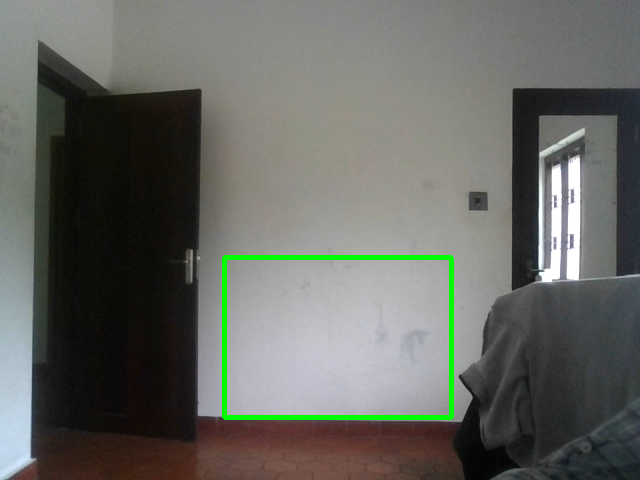
#> input picture 1.png, 640 x 480 px, given in place of the camera
$ python main.py
#> lines starting #> are read from the running program, lines starting #| are printed output that depends on the picture
import glob
import os
from threading import Thread
import cv2
import time
from emailing import emailx

video = cv2.VideoCapture(0)  # 0- primary inbuilt cam 1- secondary cam eg:usb cam
time.sleep(1)

first_frame = None
status_list = []
count = 1

def clear_img():
    images = glob.glob("images/*.png")
    for image in images:
        os.remove(image)

while True:
    status = 0
    check, frame = video.read()
#> frame is the input picture: shape (480, 640, 3); mean B, G, R 98, 103.5, 101.7

    # grey_frame : to reduce matrix complexity color changed to grey
    # gausian blur : to make calculations more efficient
    grey_frame = cv2.cvtColor(frame, cv2.COLOR_BGR2GRAY)
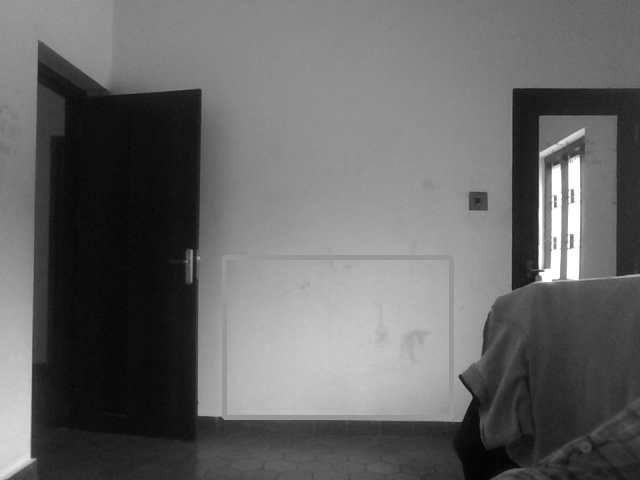
#> grey_frame: shape (480, 640); min 1, max 255, mean 102.4
    grey_frame_gaus = cv2.GaussianBlur(grey_frame, (21, 21), 0)
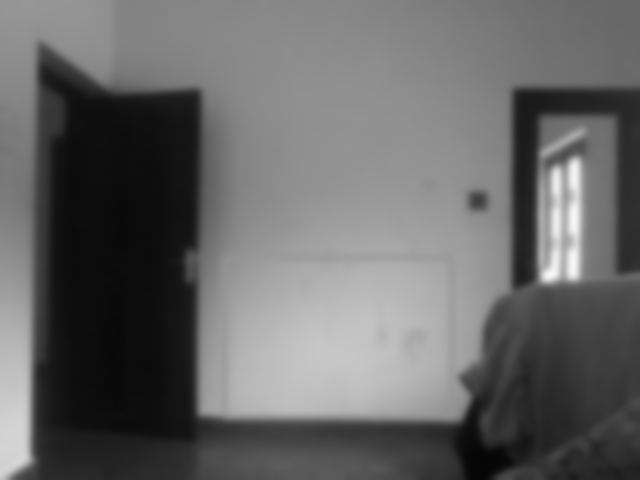
#> grey_frame_gaus: shape (480, 640); min 4, max 247, mean 102.4

    if first_frame is None:
        first_frame = grey_frame_gaus

# delta_frame compares the first_frame with grey_frame_gaus when object appears color changes
    delta_frame = cv2.absdiff(first_frame, grey_frame_gaus)
#> delta_frame: shape (480, 640); every value is 0

# tres_frame : to change color to pure white to catch difference
    tresh_frame = cv2.threshold(delta_frame, 60, 255, cv2.THRESH_BINARY)[1]
# del_frame : to delete the noise
    del_frame = cv2.dilate(tresh_frame, None, iterations=2)
    # cv2.imshow("my video", del_frame)

# contours and green line added with rectangle
    contours , check = cv2.findContours(del_frame, cv2.RETR_EXTERNAL, cv2.CHAIN_APPROX_SIMPLE)
#> contours = []; check = None
    for contour in contours:
        if cv2.contourArea(contour) < 5000:
            continue
        x, y, w, h = cv2.boundingRect(contour)
        rectangle = cv2.rectangle(frame, (x, y), (x+w, y+h), (0, 255, 0), 3)
        if rectangle.any():
            status = 1
            cv2.imwrite(f"images/{count}.png", frame)
            count = count + 1
            all_images = glob.glob("images/*.png")
            index = int(len(all_images)/2)
            image_with_object = all_images[index]

    status_list.append(status)
    status_list = status_list[-2:]
    print(status_list)

    if status_list[0] == 1 and status_list[1] == 0:
        email_thread = Thread(target=emailx, args=(image_with_object, ))
        email_thread.daemon = True

        clear_thread = Thread(target=clear_img)
        email_thread.daemon = True

        email_thread.start()


    cv2.imshow("video",frame)
    key = cv2.waitKey(1)
#> (key q is pressed here)
    if key == ord("q"):
        break

video.release()
#> (the run stopped early here; a loop or call above may not have finished)
